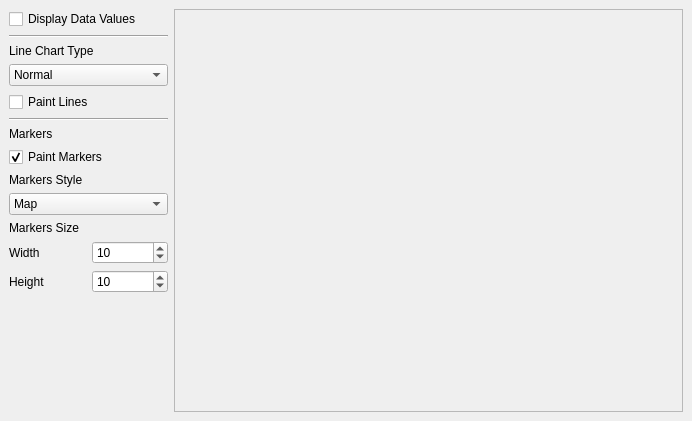
<?xml version="1.0" encoding="UTF-8"?>
<ui version="4.0">
 <class>MainWindow</class>
 <widget class="QWidget" name="MainWindow">
  <property name="geometry">
   <rect>
    <x>0</x>
    <y>0</y>
    <width>692</width>
    <height>421</height>
   </rect>
  </property>
  <property name="windowTitle">
   <string>Line Chart </string>
  </property>
  <property name="windowIcon">
   <iconset>
    <normaloff/>
   </iconset>
  </property>
  <layout class="QGridLayout">
   <property name="margin">
    <number>9</number>
   </property>
   <property name="spacing">
    <number>6</number>
   </property>
   <item row="0" column="0">
    <layout class="QVBoxLayout">
     <property name="spacing">
      <number>6</number>
     </property>
     <property name="margin">
      <number>0</number>
     </property>
     <item>
      <widget class="QCheckBox" name="paintValuesCB">
       <property name="text">
        <string>Display Data Values</string>
       </property>
      </widget>
     </item>
     <item>
      <widget class="Line" name="line_3">
       <property name="orientation">
        <enum>Qt::Horizontal</enum>
       </property>
      </widget>
     </item>
     <item>
      <layout class="QVBoxLayout">
       <property name="spacing">
        <number>6</number>
       </property>
       <property name="margin">
        <number>0</number>
       </property>
       <item>
        <widget class="QLabel" name="lineTypeLB">
         <property name="text">
          <string>Line Chart Type</string>
         </property>
        </widget>
       </item>
       <item>
        <widget class="QComboBox" name="lineTypeCB">
         <item>
          <property name="text">
           <string>Normal</string>
          </property>
         </item>
         <item>
          <property name="text">
           <string>Stacked</string>
          </property>
         </item>
         <item>
          <property name="text">
           <string>Percent</string>
          </property>
         </item>
        </widget>
       </item>
       <item>
        <widget class="QCheckBox" name="paintLinesCB">
         <property name="text">
          <string>Paint Lines</string>
         </property>
         <property name="checked">
          <bool>false</bool>
         </property>
        </widget>
       </item>
      </layout>
     </item>
     <item>
      <widget class="Line" name="line_2">
       <property name="orientation">
        <enum>Qt::Horizontal</enum>
       </property>
      </widget>
     </item>
     <item>
      <layout class="QVBoxLayout">
       <property name="spacing">
        <number>6</number>
       </property>
       <property name="margin">
        <number>0</number>
       </property>
       <item>
        <widget class="QLabel" name="markersLB">
         <property name="text">
          <string>Markers</string>
         </property>
        </widget>
       </item>
       <item>
        <widget class="QCheckBox" name="paintMarkersCB">
         <property name="text">
          <string>Paint Markers</string>
         </property>
         <property name="checked">
          <bool>true</bool>
         </property>
        </widget>
       </item>
       <item>
        <widget class="QLabel" name="markersStyleLB">
         <property name="text">
          <string>Markers Style</string>
         </property>
        </widget>
       </item>
       <item>
        <widget class="QComboBox" name="markersStyleCB">
         <item>
          <property name="text">
           <string>Map</string>
          </property>
         </item>
         <item>
          <property name="text">
           <string>Circle</string>
          </property>
         </item>
         <item>
          <property name="text">
           <string>Square</string>
          </property>
         </item>
         <item>
          <property name="text">
           <string>Diamond</string>
          </property>
         </item>
         <item>
          <property name="text">
           <string>1 Pixel</string>
          </property>
         </item>
         <item>
          <property name="text">
           <string>4 Pixels</string>
          </property>
         </item>
         <item>
          <property name="text">
           <string>Ring</string>
          </property>
         </item>
         <item>
          <property name="text">
           <string>Cross</string>
          </property>
         </item>
         <item>
          <property name="text">
           <string>Fast Cross</string>
          </property>
         </item>
         <item>
          <property name="text">
           <string>CustomPainterPath</string>
          </property>
         </item>
        </widget>
       </item>
      </layout>
     </item>
     <item>
      <layout class="QVBoxLayout">
       <property name="spacing">
        <number>6</number>
       </property>
       <property name="margin">
        <number>0</number>
       </property>
       <item>
        <widget class="QLabel" name="markersSizeLB">
         <property name="text">
          <string>Markers Size</string>
         </property>
        </widget>
       </item>
       <item>
        <layout class="QHBoxLayout">
         <property name="spacing">
          <number>6</number>
         </property>
         <property name="margin">
          <number>0</number>
         </property>
         <item>
          <layout class="QVBoxLayout">
           <property name="spacing">
            <number>6</number>
           </property>
           <property name="margin">
            <number>0</number>
           </property>
           <item>
            <widget class="QLabel" name="markersWidthLB">
             <property name="text">
              <string>Width</string>
             </property>
            </widget>
           </item>
           <item>
            <widget class="QLabel" name="markersHeightLB">
             <property name="text">
              <string>Height</string>
             </property>
            </widget>
           </item>
          </layout>
         </item>
         <item>
          <layout class="QVBoxLayout">
           <property name="spacing">
            <number>6</number>
           </property>
           <property name="margin">
            <number>0</number>
           </property>
           <item>
            <widget class="QSpinBox" name="markersWidthSB">
             <property name="value">
              <number>10</number>
             </property>
            </widget>
           </item>
           <item>
            <widget class="QSpinBox" name="markersHeightSB">
             <property name="value">
              <number>10</number>
             </property>
            </widget>
           </item>
          </layout>
         </item>
        </layout>
       </item>
      </layout>
     </item>
     <item>
      <spacer>
       <property name="orientation">
        <enum>Qt::Vertical</enum>
       </property>
       <property name="sizeHint" stdset="0">
        <size>
         <width>159</width>
         <height>41</height>
        </size>
       </property>
      </spacer>
     </item>
    </layout>
   </item>
   <item row="0" column="1">
    <widget class="QSplitter" name="splitter">
     <property name="orientation">
      <enum>Qt::Horizontal</enum>
     </property>
     <widget class="QFrame" name="chartFrame">
      <property name="minimumSize">
       <size>
        <width>300</width>
        <height>400</height>
       </size>
      </property>
      <property name="frameShape">
       <enum>QFrame::StyledPanel</enum>
      </property>
      <property name="frameShadow">
       <enum>QFrame::Raised</enum>
      </property>
     </widget>
    </widget>
   </item>
  </layout>
 </widget>
 <resources/>
 <connections/>
</ui>
